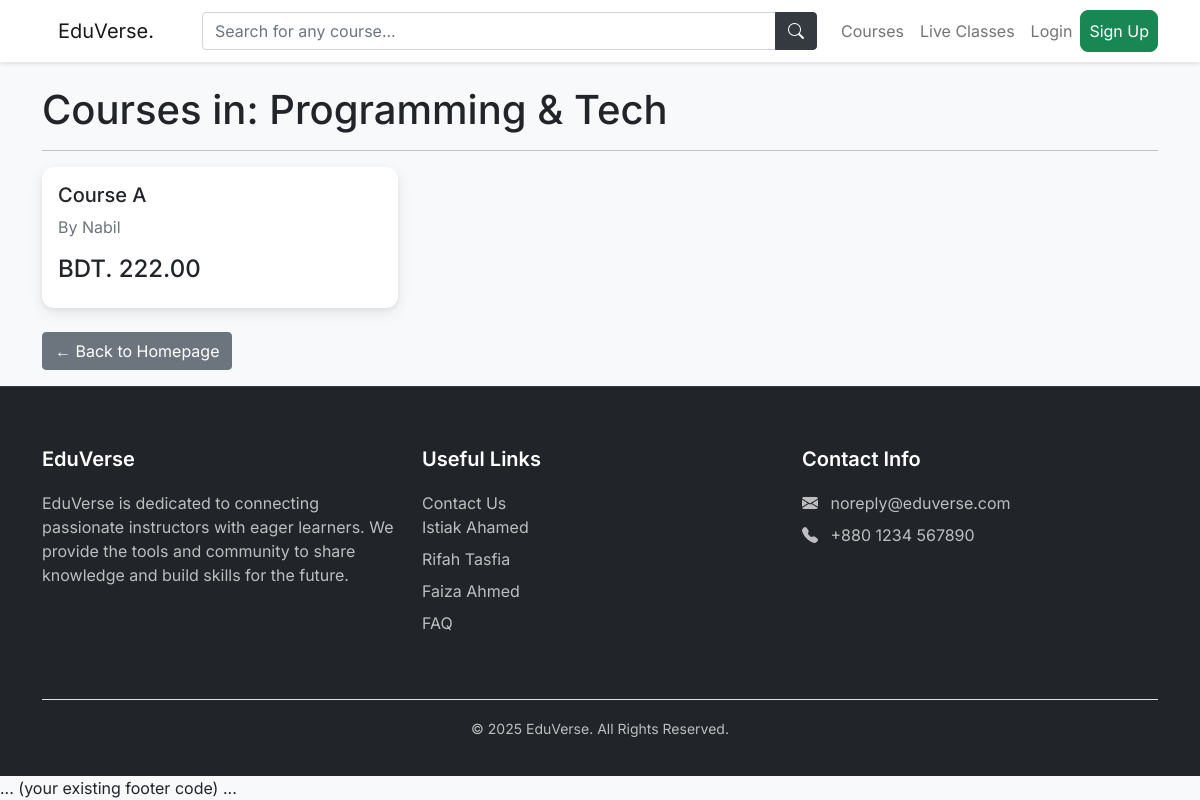
The page /courses/category/programming-tech/ on the database as committed earlier.
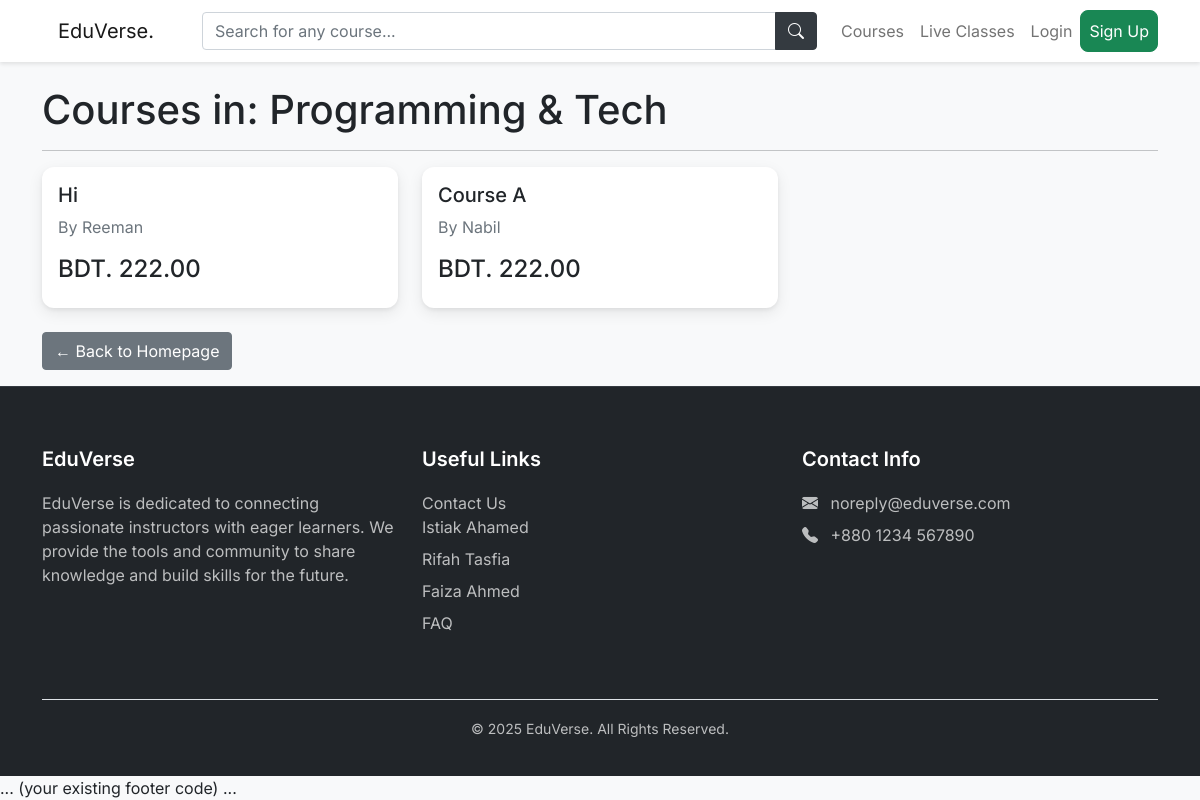
The same page on the database as committed later.
### courses/models.py (models this page shows, shortened)
class Course(models.Model):
    class Category(models.TextChoices):
        PROGRAMMING = 'programming-tech', 'Programming & Tech'
        GRAPHICS = 'graphics-design', 'Graphics & Design'
        MARKETING = 'digital-marketing', 'Digital Marketing'
        WRITING = 'writing-translation', 'Writing & Translation'
        VIDEO = 'video-animation', 'Video & Animation'
        OTHER = 'other', 'Other'
    instructor = models.ForeignKey(
        settings.AUTH_USER_MODEL,
        on_delete=models.CASCADE,
        related_name="courses"
    )
    title = models.CharField(max_length=200)
    description = models.TextField()
    thumbnail = models.ImageField(upload_to='course_thumbnails/', blank=True, null=True)
    price = models.DecimalField(max_digits=8, decimal_places=2)
    category = models.CharField(
        max_length=50,
        choices=Category.choices,
        default=Category.OTHER
    )
    created_at = models.DateTimeField(auto_now_add=True)
    updated_at = models.DateTimeField(auto_now=True)
    reviews = GenericRelation('Review')  # Connection to the Review model
    class Meta:
        ordering = ['-created_at']
    def get_absolute_url(self):
        return reverse('courses:course_detail', kwargs={'pk': self.pk})

### courses/views.py (the view)
# urls.py: path('category/<str:category_name>/', views.category_view, name='category_view'),
def category_view(request, category_name):
    category_display_name = dict(Course.Category.choices).get(category_name)
    courses_in_category = Course.objects.filter(category=category_name)
    context = {
        'courses': courses_in_category,
        'category_name': category_display_name,
    }
    return render(request, 'courses/category_page.html', context)

### teachers/context_processors.py (called while the page is built)
def teacher_status_context(request):
    context = {}
    if request.user.is_authenticated:
        latest_app = TeacherApplication.objects.filter(user=request.user).order_by('-submitted_at').first()
        context['latest_teacher_app'] = latest_app
    return context

### courses/templates/courses/category_page.html (shortened to what this page needs)
{% extends "base.html" %}
{% block content %}
<div class="container mt-4">
    <h1>Courses in: {{ category_name }}</h1>
    <hr>
    <div class="row">
        {% for course in courses %}
            <div class="col-md-4 mb-4">
                <div class="card h-100">
                    <div class="card-body d-flex flex-column">
                        <h5 class="card-title">{{ course.title }}</h5>
                        <p class="card-text text-muted">By {{ course.instructor.username|default:"N/A" }}</p>
                        <h4 class="mt-auto">BDT. {{ course.price }}</h4>
                    </div>
                </div>
            </div>
        {% empty %}
            <div class="col">
                <p>No courses have been added to the "{{ category_name }}" category yet.</p>
            </div>
        {% endfor %}
    </div>
    <a href="{% url 'home' %}" class="btn btn-secondary">← Back to Homepage</a>
</div>
{% endblock %}

Rows that differ between the two databases and show on the page:
added Course: title "Hi", instructor.username "Reeman", price "222.00"
